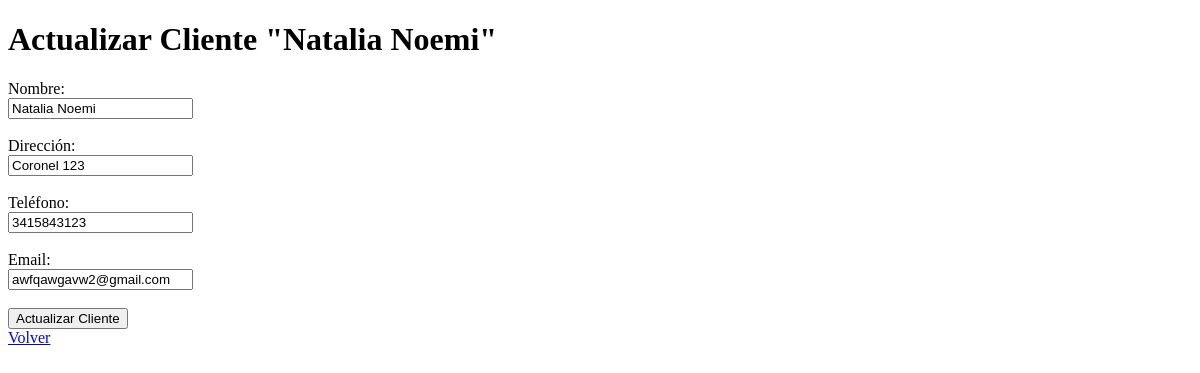
The page /clients/update/1 on the database as committed earlier.
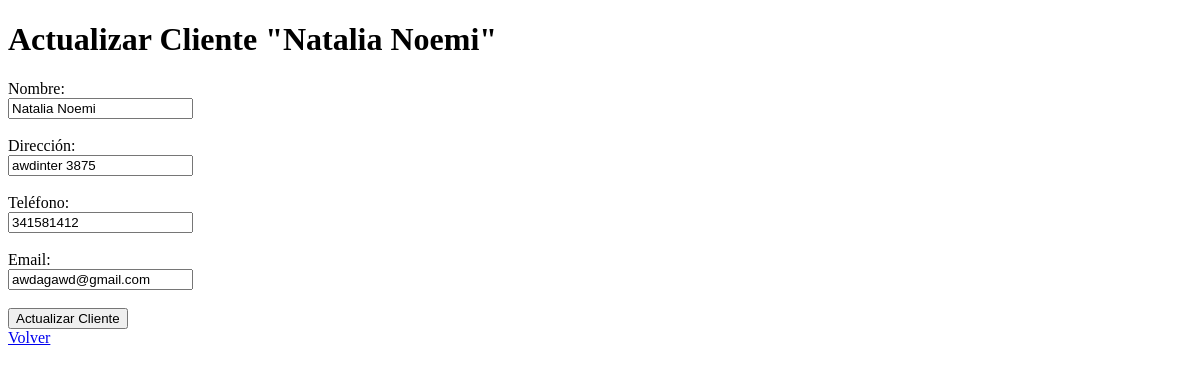
The same page on the database as committed later.
### src/models/clientesModel.py (models this page shows, shortened)
class Cliente(db.Model):
    __tablename__ = "cliente"
    id_cliente = db.Column(db.Integer(), primary_key=True, nullable=False)
    nombre = db.Column(db.String(50), nullable=False)
    direccion = db.Column(db.String(100), nullable=True)
    telefono = db.Column(db.Integer(), nullable=False)
    email = db.Column(db.String(100), nullable=True)
    factura = db.relationship("Factura", backref="cliente", lazy=True)

### src/app.py (the view, shortened to what this page needs)
@app.route("/clients/update/<int:id>", methods=("GET", "POST"))
def update(id):
    cliente = db.session.query(Cliente).filter(Cliente.id_cliente == id).first()
    if not cliente:
        return redirect(
            url_for("notFount404", url="clients", msg="Volver a la lista de clientes")
        )
    if request.method == "GET":
        return render_template("clientes/actualizarClientes.html", cliente=cliente)

### src/templates/clientes/actualizarClientes.html (shortened to what this page needs)
<!DOCTYPE html>
<html lang="es">
  <head>
  </head>
  <body>
    <h1>Actualizar Cliente "{{cliente.nombre}}"</h1>
    <form action="{{ url_for('update', id=cliente.id_cliente) }}" method="POST">
      <label for="nombre">Nombre:</label><br />
      <input
        type="text"
        id="nombre"
        name="nombre"
        value="{{cliente.nombre}}"
        required
      /><br /><br />
      <label for="direccion">Dirección:</label><br />
      <input
        type="text"
        id="direccion"
        name="direccion"
        value="{{cliente.direccion}}"
      /><br /><br />
      <label for="telefono">Teléfono:</label><br />
      <input
        type="text"
        id="telefono"
        name="telefono"
        value="{{cliente.telefono}}"
      /><br /><br />
      <label for="email">Email:</label><br />
      <input
        type="email"
        id="email"
        name="email"
        value="{{cliente.email}}"
      /><br /><br />
      <button type="submit">Actualizar Cliente</button>
    </form>
    <a href="{{url_for('clients')}}">Volver</a>
  </body>
</html>

Rows that differ between the two databases and show on the page:
changed Cliente "Natalia Noemi": direccion "Coronel 123" → "awdinter 3875"; telefono "3415843123" → "341581412"; email "awfqawgavw2@gmail.com" → "awdagawd@gmail.com"
